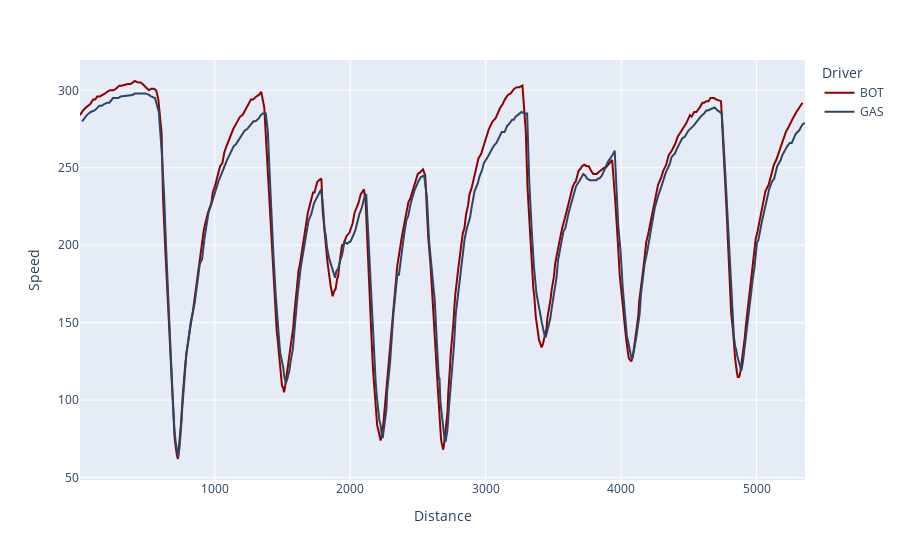

The notebook cell this image was saved under:
### Code cell
import plotly.express as px

colors = {"GAS": "#2b4562", "BOT": "#900000"}

fig = px.line(telemetry, "Distance", "Speed", color="Driver", color_discrete_map=colors)
fig.show()

### Figure 1 — Plotly figure (JSON) as saved in the notebook; plotly's stock layout.template omitted (floating-point values rounded to 4 significant figures; data arrays with more than 128 entries replaced by an {"elided": "..."} marker saying what was removed)
{"data": [{"hovertemplate": "Driver=BOT<br>Distance=%{x}<br>Speed=%{y}<extra></extra>", "legendgroup": "BOT", "line": {"color": "#900000", "dash": "solid"}, "marker": {"symbol": "circle"}, "mode": "lines", "name": "BOT", "orientation": "v", "showlegend": true, "type": "scatter", "x": {"elided": "378 float values"}, "xaxis": "x", "y": {"elided": "378 int values"}, "yaxis": "y"}, {"hovertemplate": "Driver=GAS<br>Distance=%{x}<br>Speed=%{y}<extra></extra>", "legendgroup": "GAS", "line": {"color": "#2b4562", "dash": "solid"}, "marker": {"symbol": "circle"}, "mode": "lines", "name": "GAS", "orientation": "v", "showlegend": true, "type": "scatter", "x": {"elided": "354 float values"}, "xaxis": "x", "y": {"elided": "354 int values"}, "yaxis": "y"}], "layout": {"legend": {"title": {"text": "Driver"}, "tracegroupgap": 0}, "margin": {"t": 60}, "xaxis": {"anchor": "y", "domain": [0, 1], "title": {"text": "Distance"}}, "yaxis": {"anchor": "x", "domain": [0, 1], "title": {"text": "Speed"}}}}
